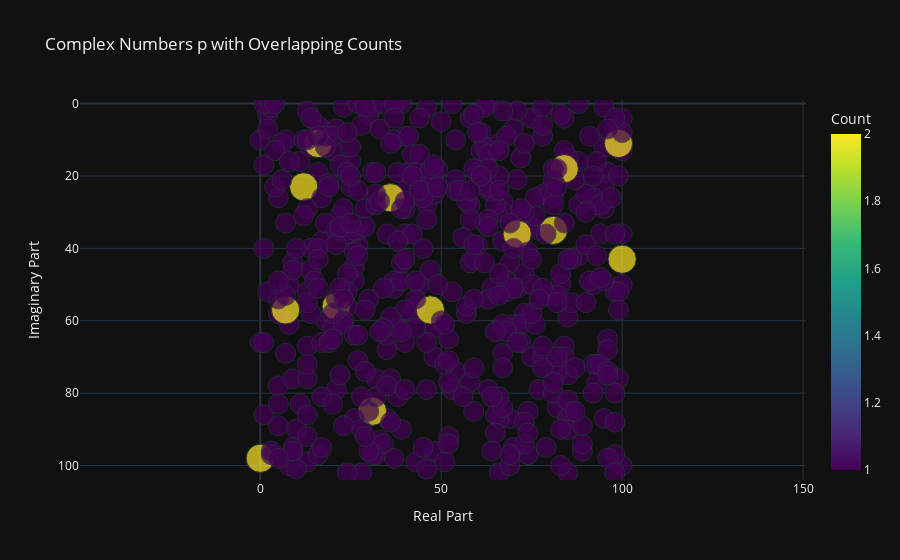

This figure's notebook cell:
### Code cell
for _ in range(second_count):

    # we need to check if a new position is within the dimension,
    # if not then the new position is going to on the other side of the dimension
    # moved by the remaining steps specified by the velocity


    # move all the robots
    data_array[:, 0] += data_array[:, 1]

    # wrap around the new positions
    data_array[:, 0] = wrap_around(data_array[:, 0].real, dim_start.real, dim_end.real) + wrap_around(data_array[:, 0].imag, dim_start.imag, dim_end.imag) * 1j

plot_complex_with_counts_plotly_express(data_array, dim_start, dim_end)
data_array

#..... 2..1.
#..... .....
#1.... .....
#
#..... .....
#...12 .....
#.1... 1....

### Figure 1 — Plotly figure (JSON) as saved in the notebook; plotly's stock layout.template omitted (floating-point values rounded to 4 significant figures; data arrays with more than 128 entries replaced by an {"elided": "..."} marker saying what was removed)
{"data": [{"customdata": {"elided": "487x1 int values"}, "hovertemplate": "Real=%{x}<br>Imaginary=%{y}<br>Count=%{marker.color}<extra></extra>", "legendgroup": "", "marker": {"color": {"elided": "487 int values"}, "coloraxis": "coloraxis", "size": {"elided": "487 int values"}, "sizemode": "area", "sizeref": 0.005, "symbol": "circle"}, "mode": "markers", "name": "", "orientation": "v", "showlegend": false, "x": {"elided": "487 float values"}, "xaxis": "x", "y": {"elided": "487 float values"}, "yaxis": "y", "type": "scatter"}], "layout": {"xaxis": {"anchor": "y", "domain": [0.0, 1.0], "title": {"text": "Real Part"}, "range": [-1.0, 102.0]}, "yaxis": {"anchor": "x", "domain": [0.0, 1.0], "title": {"text": "Imaginary Part"}, "range": [104.0, -1.0], "scaleanchor": "x", "scaleratio": 1}, "coloraxis": {"colorbar": {"title": {"text": "Count"}}, "colorscale": [[0.0, "#440154"], [0.1111, "#482878"], [0.2222, "#3e4989"], [0.3333, "#31688e"], [0.4444, "#26828e"], [0.5556, "#1f9e89"], [0.6667, "#35b779"], [0.7778, "#6ece58"], [0.8889, "#b5de2b"], [1.0, "#fde725"]]}, "legend": {"tracegroupgap": 0, "itemsizing": "constant", "title": {"text": "Count"}}, "title": {"text": "Complex Numbers p with Overlapping Counts"}}}
